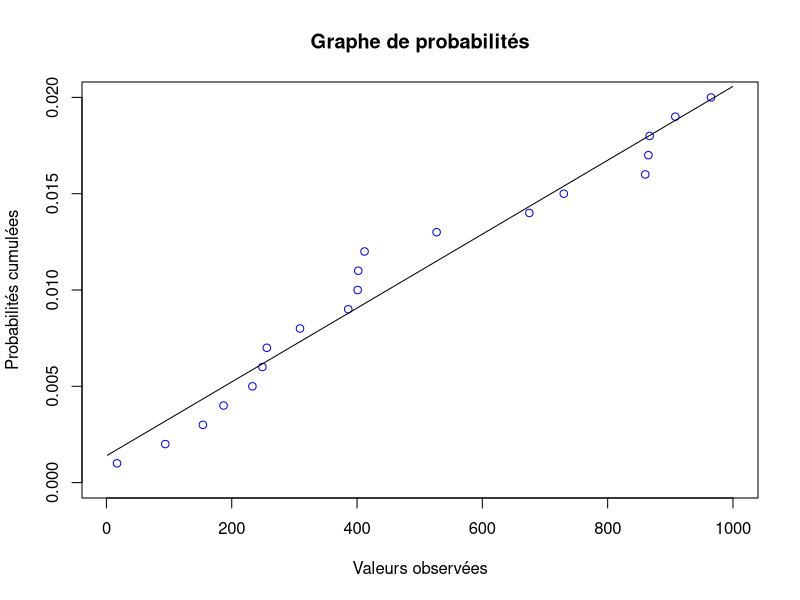
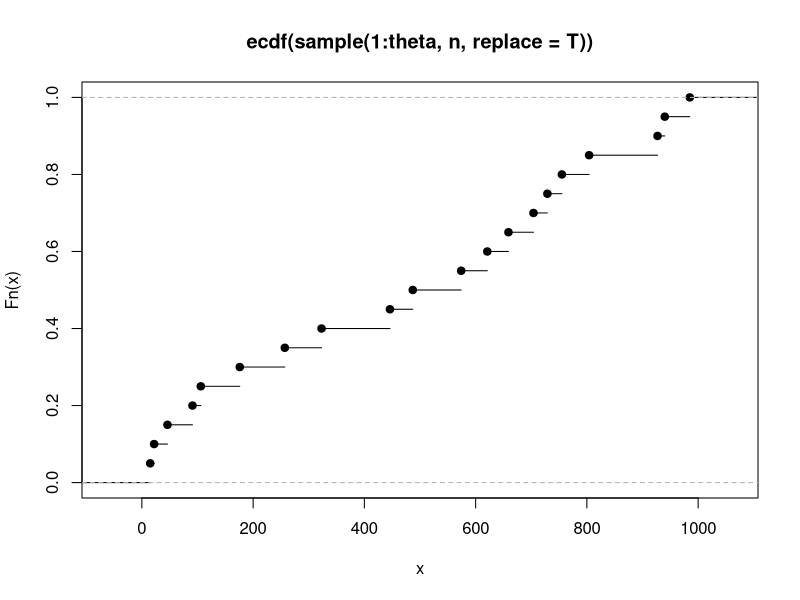
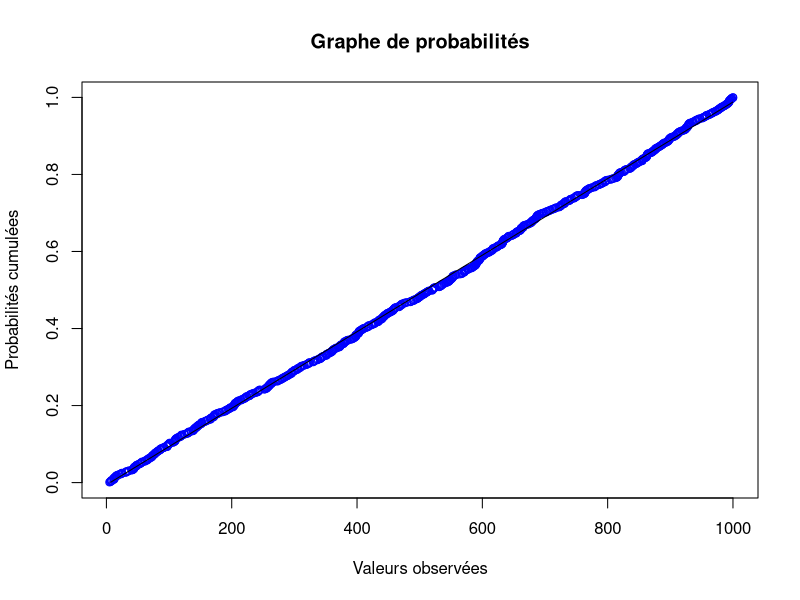
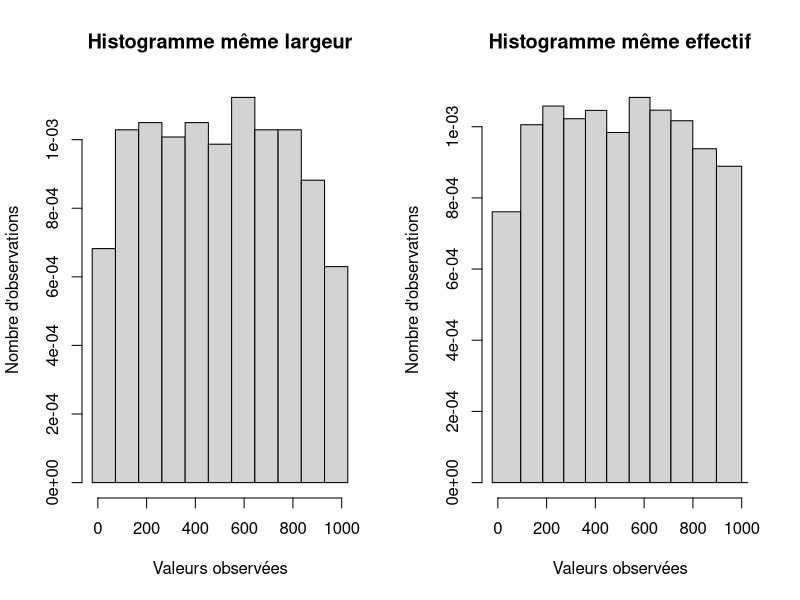
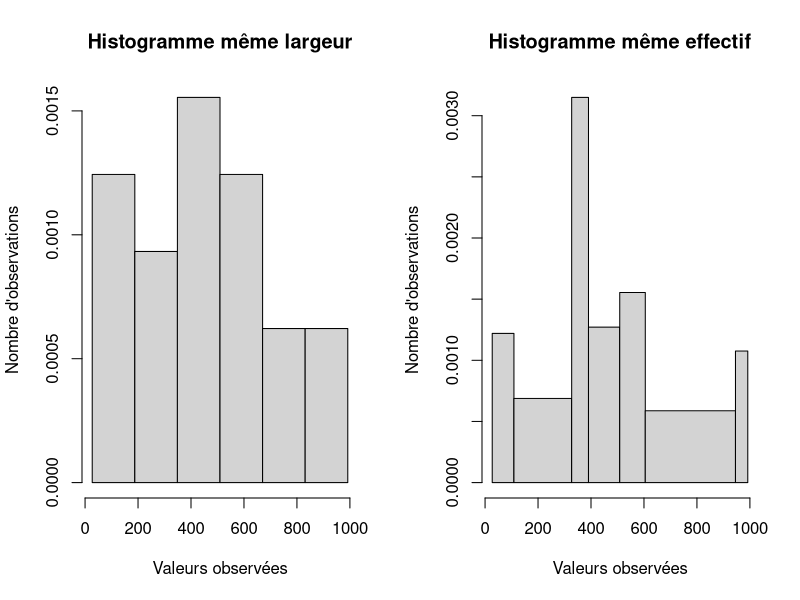
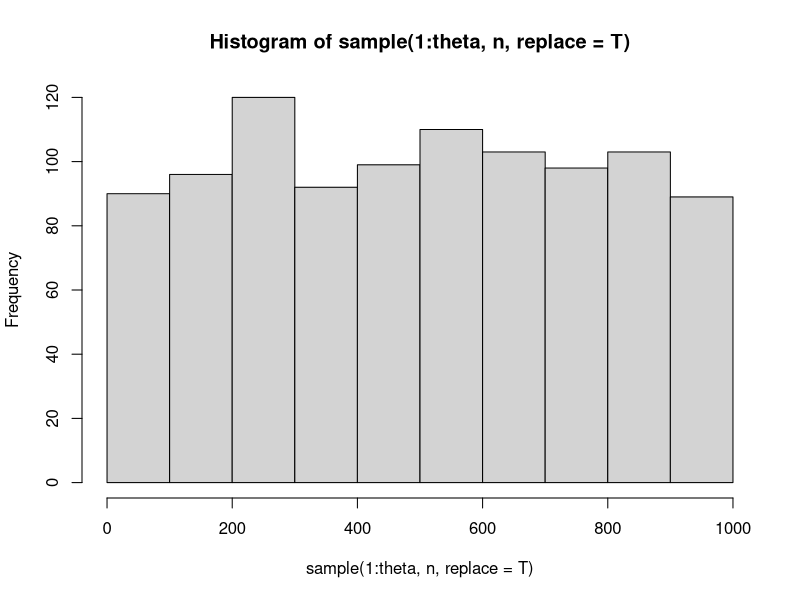
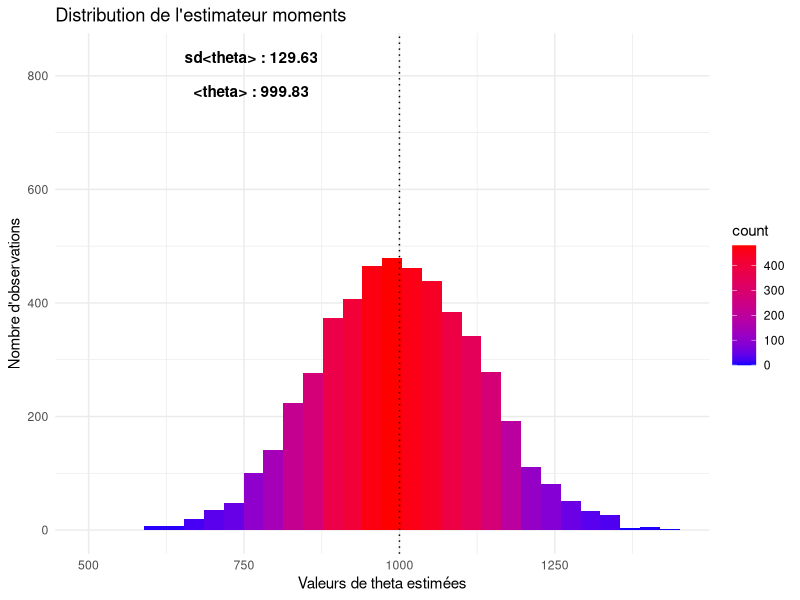
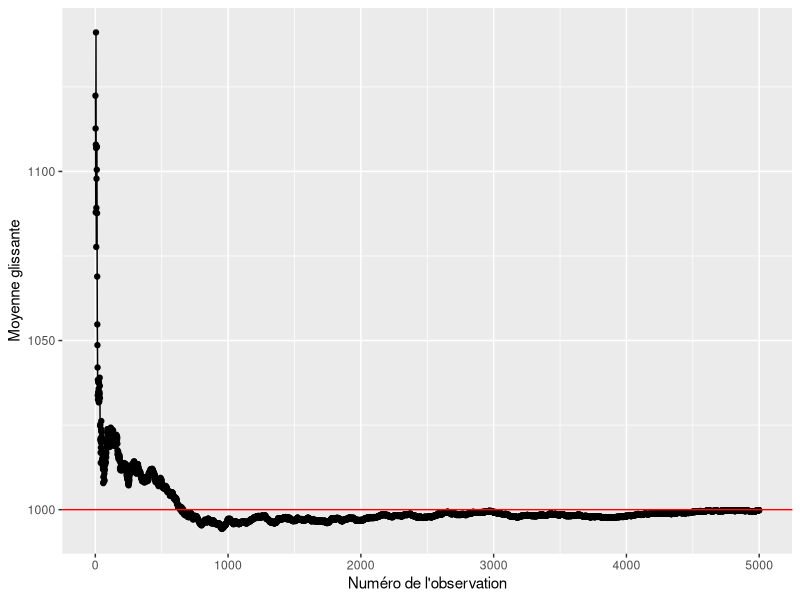

Write the R code that produced these figures, in order.
## ---- chunk 1
knitr::opts_chunk$set(echo = TRUE)
## ---- chunk 2
histogram <- function(observations) {
    # Histogramme des observations
    par(mfcol = c(1, 2))
    
    # classes de même largeur
    # calcul du nombre de classes
    k <- ceiling(log(length(observations)) / log(2)) + 1
    a0 <-
        min(observations) - 0.025 * (max(observations) - min(observations))
    ak <-
        max(observations) + 0.025 * (max(observations) - min(observations))
    h <- (ak - a0) / k
    breaks = seq(a0, ak, h)
    
    histogram.largeur <- hist(
        observations,
        breaks = breaks,
        prob = T,
        main = "Histogramme même largeur",
        ylab = "Nombre d'observations",
        xlab = "Valeurs observées"
    )
    
    # classes de même effectif
    nombre_elements <- length(observations) / k
    observations.sorted <- sort(observations)
    b <- nombre_elements * 1:k - 1
    breaks <-
        c(a0, (observations.sorted[b] + observations.sorted[b + 1]) / 2, ak)
    
    histogram.effectif <- hist(
        observations,
        breaks = breaks,
        prob = T,
        main = "Histogramme même effectif",
        ylab = "Nombre d'observations",
        xlab = "Valeurs observées"
    )
    
    par(mfcol = c(1, 1))
}
## ---- chunk 3
probability_graph <-
    function(nombre_observations, theta) {
        observations <- sample(1:theta, nombre_observations, replace = T)
        # nombre_lancers premières composantes du vecteur d'observations triées
        observations.clip = sort(observations)[1:nombre_observations]
        probabilites_cumulee = seq(1:nombre_observations) / theta
        plot(
            observations.clip,
            probabilites_cumulee,
            main = "Graphe de probabilités",
            ylim = c(0, max(probabilites_cumulee)),
            # doit rester inférieur à 1
            xlim = c(1, theta),
            col = "blue",
            ylab = "Probabilités cumulées",
            xlab = "Valeurs observées"
        )
        
        # Régression linéaire
        observations.lm <-
            lm(probabilites_cumulee ~ observations.clip)
        print(coef(observations.lm))
        print(summary(observations.lm)$r.squared)
        
        # Tracé de la droite
        clip(1, theta, 0, 1)
        abline(observations.lm,
               ylim = c(0, max(probabilites_cumulee)),
               # doit rester inférieur à 1
               xlim = c(1, theta))
        
        # on récupère l'inverse de la pente de la droite de régression
        theta_graph <- 1 / coef(observations.lm)[2]
        
        return(theta_graph)
    }
## ---- chunk 4
theta <- 1000
n <- 20
probability_graph(nombre_observations = n, theta = theta)
# ou plus simplement
plot(ecdf(sample(1:theta, n, replace = T)))
## ---- chunk 5
theta <- 1000
n <- 1000
probability_graph(nombre_observations = n, theta = theta)
## ---- chunk 6
theta <- 1000
n <- 1000
histogram(sample(1:theta, n, replace = T))
n <- 20
histogram(sample(1:theta, n, replace = T))
## ---- chunk 7
theta <- 1000
n <- 1000
hist(sample(1:theta, n, replace = T))
## ---- chunk 8
estimateur.graph <- function(theta, nombre_observations) {
    observations = sample(1:theta, nombre_observations, replace = T)
    observations.clip = sort(observations)[1:nombre_observations]
    probabilites_cumulee = seq(1:nombre_observations) / theta
    observations.lm <-
        lm(probabilites_cumulee ~ observations.clip)
    return(1 / coef(observations.lm)[2])
}

estimateur.moments <-
    function(theta, nombre_observations, replace) {
        observations = sample(1:theta, nombre_observations, replace = replace)
        return(2 * mean(observations) - 1)
    }

estimateur.mediane <-
    function(theta, nombre_observations, replace) {
        observations = sample(1:theta, nombre_observations, replace = replace)
        return(2 * median(observations) - 1)
    }

estimateur.max <- function(theta, nombre_observations, replace) {
    observations = sample(1:theta, nombre_observations, replace = replace)
    return(max(observations))
}

estimateur.variance_min <-
    function(theta, nombre_observations, replace) {
        observations = sample(1:theta, nombre_observations, replace = replace)
        n = length(observations)
        m = max(observations)
        return((m ^ (n + 1) - (m - 1) ^ (n + 1)) / (m ^ n - (m - 1) ^ n))
    }

estimate_avec_remise <- function(nombre_observations, theta, m = 5000) {
    # Estimateur des moments
    theta_moments <-
        replicate(m,
                  estimateur.moments(theta, nombre_observations, replace = T))
    # Estimateur de la médiane empirique
    theta_mediane <-
        replicate(m,
                  estimateur.mediane(theta, nombre_observations, replace = T))
    # Estimateur du maximum de vraisemblance
    theta_max <-
        replicate(m, estimateur.max(theta, nombre_observations, replace = T))
    # Estimateur graphique
    theta_graph <-
        replicate(m, estimateur.graph(theta, nombre_observations))
    # Estimateur de variance minimale
    theta_min <-
        replicate(m,
                  estimateur.variance_min(theta, nombre_observations, replace = T))
    
    return_list <-
        list(
            "moments" = theta_moments,
            "mediane" = theta_mediane,
            "max" = theta_max,
            "graph" = theta_graph,
            "variance_min" = theta_min
        )
    return(return_list)
}
## ---- chunk 9
bias <- function(observations, theta) {
    return(mean(observations) - theta)
}

mse <- function(observations, theta) {
    return(var(observations) + bias(observations, theta) ^ 2)
}

estimators.summary <- function(estimations, theta) {
    # Si un estimateur est non biaisé, sa variance est égale à sa MSE
    # La variance mesure la précision de l'estimateur.
    # Le biais mesure son exactitude.
    # Un estimateur avec une bonne MSE à une petite variance et un petit biais.
    estimations.mean <- sapply(estimations, mean)
    estimations.median <- sapply(estimations, median)
    estimations.sd <- sapply(estimations, sd)
    estimations.var <- sapply(estimations, var)
    estimations.bias <- sapply(estimations, bias, theta = theta)
    estimations.mse <- sapply(estimations, mse, theta = theta)
    estimations.summary <- data.frame(
        estimations.mean = estimations.mean,
        estimations.median = estimations.median,
        estimations.sd = estimations.sd,
        estimations.var = estimations.var,
        estimations.bias = estimations.bias,
        estimations.mse = estimations.mse
    )
    data.frame(t(round(estimations.summary, 2)))
}
## ---- chunk 10
estimations <-
    estimate_avec_remise(nombre_observations = 20, theta = 1000, m = 1)
estimators.summary(estimations, theta = 1000)
## ---- chunk 11
estimations <-
    estimate_avec_remise(nombre_observations = 20, theta = 1000, m = 5000)
estimators.summary(estimations, theta = 1000)
## ---- chunk 12
estimations <-
    estimate_avec_remise(nombre_observations = 500, theta = 1000, m = 5000)
estimators.summary(estimations, theta = 1000)
## ---- chunk 13
estimations <-
    estimate_avec_remise(nombre_observations = 1000, theta = 1000, m = 5000)
estimators.summary(estimations, theta = 1000)
## ---- chunk 14
library(ggplot2)
## ---- chunk 15
# Affichages graphiques
plot_estimations <- function(estimations, theta, m) {
    for (name in names(estimations)) {
        print(
            qplot(
                estimations[[name]],
                main = paste("Distribution de l'estimateur", name),
                ylab = "Nombre d'observations",
                xlab = "Valeurs de theta estimées",
                fill = ..count..
            ) + theme_minimal() + geom_vline(aes(xintercept = theta), lty = 3) + scale_fill_gradient(low = "blue", high = "red") + annotate(
                "text",
                x = (min(estimations[[name]]) + theta) / 2,
                y = m / 6,
                label = paste("sd<theta> :", round(sd(
                    estimations[[name]]
                ), digits = 2)),
                fontface = 2
            ) + annotate(
                "text",
                x = (min(estimations[[name]]) + theta) / 2,
                y = m / 6  - 60,
                label = paste("<theta> :", round(mean(
                    estimations[[name]]
                ), digits = 2)),
                fontface = 2
            )
        )
        moyenne_glissante <- vector()
        for (i in 1:m) {
            moyenne_glissante[i] <- mean(estimations[[name]][1:i])
        }
        print(
            qplot(
                1:m,
                moyenne_glissante,
                xlab = "Numéro de l'observation",
                ylab = "Moyenne glissante"
            ) + geom_line() + geom_hline(yintercept = theta, color = "red")
        )
    }
}
## ---- chunk 16
estimations <-
    estimate_avec_remise(nombre_observations = 20, theta = 1000, m = 5000)
# on n'affiche pas l'estimateur graphique
plot_estimations(estimations[-4], theta = 1000, m = 5000)
## ---- chunk 17
intervalle <- function(observations, alpha) {
    maximum <- max(observations)
    n <- length(observations)
    return(c(maximum, maximum / (alpha ^ (1 / n))))
}

frequency <- function(theta, n, alpha = 0.05) {
    observations <- sample(1:theta, n, replace = T)
    inter <- intervalle(observations, alpha)
    return((theta >= inter[1] & theta <= inter[2]))
}

simul.confiance <- function(theta) {
    nombre <- 10
    echantillon.number <- round(seq(100, 5000, length.out = nombre))
    echantillon.length <- round(seq(1, theta, length.out = nombre))
    new_list <-
        mapply(function(n, m) {
            replicate(m, frequency(theta, n))
        }, echantillon.length, echantillon.number)
    percent <-
        sapply(new_list, function(logi) {
            sum(logi) / length(logi)
        })
    attr(percent, "echantillon.length") <- echantillon.length
    attr(percent, "echantillon.number") <- echantillon.number
    return(percent)
}
## ---- chunk 18
simul.confiance(100)
## ---- chunk 19
# P(max <= k)
# k(k - 1)...(k - n + 1) / theta(theta - 1)...(theta - n + 1)
dunif.max <-
    function(x, k, n) {
        ifelse(x == k, 1, prod(k:(k - n + 1)) / prod(x:(x - n + 1)))
    }

values_n5 <- vector(length = 299)
for (i in 100:400) {
    values_n5[i - 99] <- dunif.max(x = i, k = 100, n = 5)
}

values_n10 <- vector(length = 299)
for (i in 100:400) {
    values_n10[i - 99] <- dunif.max(x = i, k = 100, n = 10)
}
## ---- chunk 20
ggplot(data.frame(y = values_n5, x = 100:400), aes(x, y)) + geom_point() +
    theme_minimal() + ylab("Fonction de répartition du maximum des observations") + xlab("theta") + geom_hline(aes(yintercept = .05), lty = 3)
## ---- chunk 21
ggplot(data.frame(y = values_n5, y1 = values_n10, x = 100:400), aes(x, y)) +
    geom_point() + geom_point(aes(x, y1), color = "gray") + theme_minimal() +
    ylab("Fonction de répartition du maximum des observations") + xlab("theta") + geom_hline(aes(yintercept = .05), lty = 3)
## ---- chunk 22
# P(max = k)
unif.max <- function(x, k, n) {
    choose(k - 1, n - 1) / choose(x, n)
}

values <- vector(length = 299)
for (i in 100:400) {
    values[i - 99] <- unif.max(i, k = 100, n = 5)
}
## ---- chunk 23
qplot(y = values, x = 100:400) + geom_line() + theme_minimal() + ylab("Probabilité que le maximum soit égal à k") + xlab("theta")
## ---- chunk 24
estimateur.max_unbiaised <-
    function(theta, nombre_observations, replace) {
        observations = sample(1:theta, nombre_observations, replace = replace)
        return((1 + 1 / length(observations)) * max(observations) - 1)
    }

estimateur.max_min <-
    function(theta, nombre_observations, replace) {
        observations = sample(1:theta, nombre_observations, replace = replace)
        return(max(observations) + min(observations) - 1)
    }
## ---- chunk 25
estimate_sans_remise <- function(nombre_observations, theta, m = 5000) {
    # Estimateur des moments
    theta_moments <-
        replicate(m,
                  estimateur.moments(theta, nombre_observations, replace = F))
    # Estimateur du maximum de vraisemblance
    theta_max <-
        replicate(m, estimateur.max(theta, nombre_observations, replace = F))
    # Estimateur sans biais
    theta_ss_biais <-
        replicate(m,
                  estimateur.max_unbiaised(theta, nombre_observations, replace = F))
    # Estimateur proposé
    theta_prop <-
        replicate(m,
                  estimateur.max_min(theta, nombre_observations, replace = F))
    
    return_list <-
        list(
            "moments" = theta_moments,
            "max" = theta_max,
            "max_unbiaised" = theta_ss_biais,
            "max_min" = theta_prop
        )
    return(return_list)
}
## ---- chunk 26
estimations <-
    estimate_sans_remise(nombre_observations = 20, theta = 1000, m = 5000)
estimators.summary(estimations, theta = 1000)
plot_estimations(estimations, theta = 1000, m = 5000)
## ---- chunk 27
var.moments <- function(theta, n) {
    return((theta - n) * (theta - 1) / (3 * n))
}
var.max_unbiaised <- function(theta, n) {
    return(1 / n * (theta - n) * (theta - 1) / (n + 2))
}
var.max_min <- function(theta, n) {
    return(2 / (n + 1) * (theta - n) * (theta - 1) / (n + 2))
}

theta <- 1000
taille_echantillon <- 100
values_moments <- vector(length = taille_echantillon)
values_max_unbiaised <- vector(length = taille_echantillon)
values_max_min <- vector(length = taille_echantillon)
for (n in 1:taille_echantillon) {
    values_moments[n] <- sqrt(var.moments(theta, n = n))
    values_max_unbiaised[n] <- sqrt(var.max_unbiaised(theta, n))
    values_max_min[n] <- sqrt(var.max_min(theta, n))
}
## ---- chunk 28
ggplot(
    data.frame(
        y = values_moments,
        y1 = values_max_unbiaised,
        y2 = values_max_min,
        x = 1:taille_echantillon
    ),
    aes(x, y)
) + geom_point(aes(x, y), color = "red") + geom_point(aes(x, y1), color = "green") + geom_point(aes(x, y2), color = "blue") + theme_minimal() +
    ylab(paste("Ecart type des estimateurs pour theta =", theta)) + xlab("Taille n de l'échantillon")
## ---- chunk 29
superposed_histplot <- function(estimations) {
    # estimations est ici une matrice
    df <- stack(as.data.frame(cbind.data.frame(estimations)))
    colnames(df)[2] <- "n_values"
    ggplot(df, aes(x = values, fill = n_values)) + geom_histogram(alpha =
                                                                      0.2, position = "identity") + geom_vline(xintercept = 1000, color = "red") + ylab("Nombre d'observations") + xlab("Valeurs de theta estimées")
}

consistance <- function(theta, estimateur) {
    m <- 5000
    echantillon.number <- c(m, m, m)
    echantillon.length <- seq(20, theta, length.out = 3)
    new_list <-
        mapply(function(n, m) {
            replicate(m, estimateur.moments(theta, n, replace = F))
        }, echantillon.length, echantillon.number)
    colnames(new_list) <- echantillon.length
    return(new_list)
}
## ---- chunk 30
superposed_histplot(consistance(1000, estimateur.moments))
superposed_histplot(consistance(1000, estimateur.max_min))
superposed_histplot(consistance(1000, estimateur.max_unbiaised))
## ---- chunk 31
confidence <- function(nombre_observations, estimateur) {
    m <- 5000
    observations <- round(seq(100, 160, length.out = 7))
    new_list <-
        lapply(observations, function(theta) {
            replicate(m, estimateur(theta, nombre_observations, replace = F))
        })
    names(new_list) <- observations
    return(new_list)
}

superposed_boxplot <- function(estimations) {
    # estimations est ici une liste
    # Pour tracer la ligne
    observations = sample(1:120, 20, replace = F)
    # Pour tracer tout le reste
    df <- stack(as.data.frame(do.call(cbind, estimations)))
    colnames(df)[2] <- "theta_values"
    ggplot() + geom_boxplot(
        data = df,
        aes(x = theta_values, y = values, fill = theta_values),
        outlier.shape = NA
    ) + ylab("Estimations de theta") + xlab("Valeurs réelles de theta") + geom_point(data = data.frame(x = seq(1, 7), y = round(seq(
        100, 160, length.out = 7
    ))),
    aes(x = x, y = y),
    color = "pink") + geom_line(data = data.frame(x = seq(1, 7), y = round(seq(
        100, 160, length.out = 7
    ))),
    aes(x = x, y = y),
    linetype = "dashed") + geom_hline(yintercept = max(observations), color = "blue")
}
## ---- chunk 32
superposed_boxplot(confidence(20, estimateur.moments))
superposed_boxplot(confidence(20, estimateur.max_min))
superposed_boxplot(confidence(20, estimateur.max_unbiaised))
## ---- chunk 33
iphones <- read.table("iPhones.csv", sep = ";", header = T)
## ---- chunk 34
# Traitement des X par une substitution regex
# A modifier si l'on ne veut pas supprimer des X représentatifs de l'usine
iphones.no.X <-
    data.frame(sapply(iphones, function(char) {
        gsub("X", "0", char)
    }))

# TAC lookup table
lookupTAC <- seq(1:15)
names(lookupTAC) <- c(
    "161200",
    "161300",
    "161400",
    "171200",
    "171300",
    "171400",
    "174200",
    "174300",
    "174400",
    "177100",
    "177300",
    "177400",
    "177500",
    "177600",
    "180900"
)
## ---- chunk 35
NS <- function(char) {
    return((as.numeric(unname(lookupTAC[substr(char, 3, 8)])) - 1) * 1e6  + as.numeric(substr(char, 9, 14)))
}
NS("011613006769038")
## ---- chunk 36
iphones.no.X <- cbind(iphones.no.X, NS = NS(iphones.no.X$IMEI))
## ---- chunk 37
iphones.summary <- function(iphones) {
    sum <- data.frame(
        iphones.mean = mean(iphones$NS),
        iphones.median = median(iphones$NS),
        iphones.sd = sd(iphones$NS),
        iphones.var = var(iphones$NS)
    )
    print(sum)
}

iphones.summary(iphones.no.X)
## ---- chunk 38
estimate <- function(iphones) {
    n = length(iphones$NS)
    m = max(iphones$NS)
    return(data.frame((1 + 1 / n) * m - 1, m + min(iphones$NS) - 1))
}
estimate(iphones.no.X)
## ---- chunk 39
# on effectue une petite translation de notre table pour l'affichage graphique
# 25 : 6 --> 25 : 0 pour 13 valeurs différentes
lookupWeek <- (rep(1:round(52 / 4), each = 4) + 6) %% 13
names(lookupWeek) <- sprintf("%02d", 1:52)

# récupération de la semaine
weekgroup <- function(NS) {
    return(unname(lookupWeek[substr(NS, 4, 5)]))
}

iphones.no.X <-
    cbind(iphones.no.X, weekgroup = weekgroup(iphones.no.X$PC))
## ---- chunk 40
grouped <- split(iphones.no.X, f = iphones.no.X$weekgroup)
grouped.estimations <- lapply(grouped, estimate)
## ---- chunk 41
ggplot(iphones.no.X) + geom_point(aes(x = weekgroup, y = NS))
## ---- chunk 42
# test de Kolmogorov-Smirnov
ks <- function(iphones) {
    return(ks.test(iphones$NS, "punif", min(iphones$NS), max(iphones$NS)))
}

# chi-squared test
chisq <- function(iphones) {
    return(chisq.test(iphones$NS))
}

ks(iphones.no.X)
chisq(iphones.no.X)
## ---- chunk 43
plot(ecdf(iphones.no.X$NS))
curve(punif(x, min(iphones.no.X$NS), max(iphones.no.X$NS)), add = T, col = "red")
## ---- chunk 44
grouped.summary <- lapply(grouped, iphones.summary)
group.ks.test <- lapply(grouped, ks)
# group.chisq.test <- lapply(grouped, chisq)
## ---- chunk 45
grouped.mean <- colMeans(Reduce(function(x, y) merge(x, y, all = T), lapply(grouped, estimate)))
print(grouped.mean)
mean(grouped.mean)
## ---- chunk 46
plot(ecdf(iphones.no.X[60:139, ]$NS))
curve(punif(x, min(iphones.no.X[60:139, ]$NS), max(iphones.no.X[60:139, ]$NS)), add = T, col = "red")
ks(iphones.no.X[60:139, ])
estimate(iphones.no.X[60:139, ])
## ---- chunk 47
ks(iphones.no.X[52:139, ])
